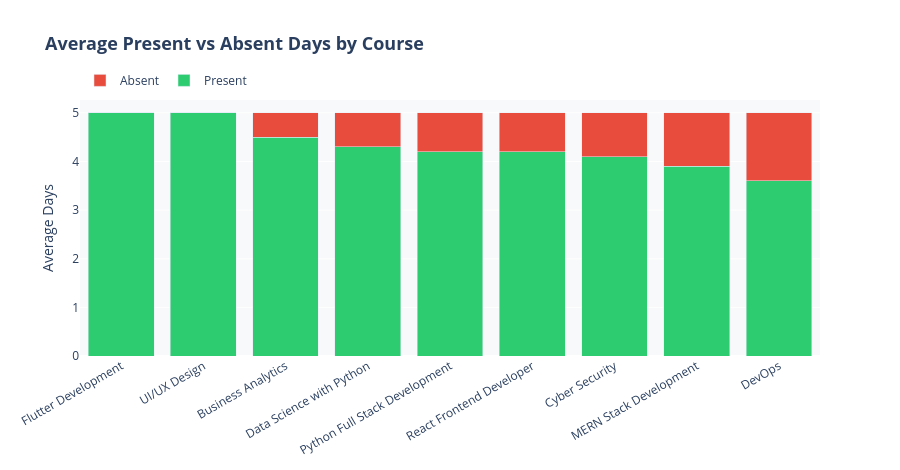

Notebook code for this chart:
### Code cell
course_pa = (att.groupby('course')[['Present','Absent']]
             .mean()
             .round(1)
             .reset_index()
             .sort_values('Present', ascending=False))

fig = go.Figure()
fig.add_trace(go.Bar(
    name='Present',
    x=course_pa['course'],
    y=course_pa['Present'],
    marker_color='#2ECC71',
    hovertemplate='<b>%{x}</b><br>Avg Present: %{y} days<extra></extra>'
))
fig.add_trace(go.Bar(
    name='Absent',
    x=course_pa['course'],
    y=course_pa['Absent'],
    marker_color='#E74C3C',
    hovertemplate='<b>%{x}</b><br>Avg Absent: %{y} days<extra></extra>'
))

fig.update_layout(
    barmode='stack',
    title_text='<b>Average Present vs Absent Days by Course</b>',
    title_font_size=18,
    xaxis_tickangle=-30,
    yaxis_title='Average Days',
    height=470,
    plot_bgcolor='#F8F9FA',
    paper_bgcolor='white',
    legend=dict(orientation='h', yanchor='bottom', y=1.02)
)
fig.show()

### Figure 1 — Plotly figure (JSON) as saved in the notebook; plotly's stock layout.template omitted (floating-point values rounded to 4 significant figures)
{"data": [{"hovertemplate": "<b>%{x}</b><br>Avg Present: %{y} days<extra></extra>", "marker": {"color": "#2ECC71"}, "name": "Present", "type": "bar", "x": ["Flutter Development", "UI/UX Design", "Business Analytics", "Data Science with Python", "Python Full Stack Development", "React Frontend Developer", "Cyber Security", "MERN Stack Development", "DevOps"], "y": [5.0, 5.0, 4.5, 4.3, 4.2, 4.2, 4.1, 3.9, 3.6]}, {"hovertemplate": "<b>%{x}</b><br>Avg Absent: %{y} days<extra></extra>", "marker": {"color": "#E74C3C"}, "name": "Absent", "type": "bar", "x": ["Flutter Development", "UI/UX Design", "Business Analytics", "Data Science with Python", "Python Full Stack Development", "React Frontend Developer", "Cyber Security", "MERN Stack Development", "DevOps"], "y": [0.0, 0.0, 0.5, 0.7, 0.8, 0.8, 0.9, 1.1, 1.4]}], "layout": {"barmode": "stack", "height": 470, "legend": {"orientation": "h", "y": 1.02, "yanchor": "bottom"}, "paper_bgcolor": "white", "plot_bgcolor": "#F8F9FA", "title": {"font": {"size": 18}, "text": "<b>Average Present vs Absent Days by Course</b>"}, "xaxis": {"tickangle": -30}, "yaxis": {"title": {"text": "Average Days"}}}}
